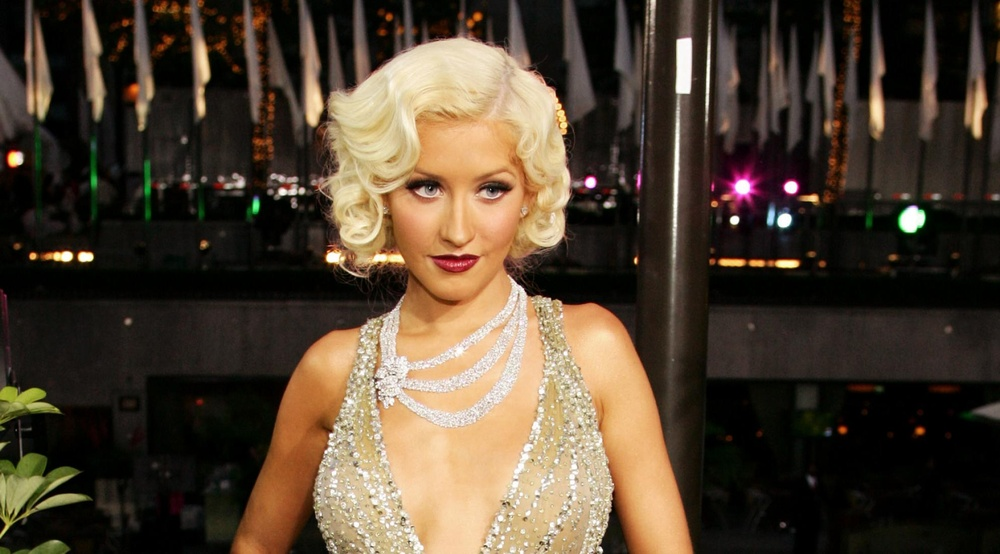
#> input picture christinaaguilera.jpg, 1000 x 554 px, shrunk from 1986 x 1100 before the run
$ python facedetection.py christinaaguilera.jpg
#> lines starting #> are read from the running program, lines starting #| are printed output that depends on the picture
### filters.py
import cv2 as cv
import numpy as np
import copy

def applyFilters(image, filterList):
	grayImage = cv.cvtColor(image, cv.COLOR_BGR2GRAY)

	while len(filterList) > 0:
		newFilter = filterList.pop(0)

		if newFilter == 'edgepreserve':
			image = cv.edgePreservingFilter(image, flags=1, sigma_s=60, sigma_r=0.4)

		if newFilter == 'pencilsketch':
			dst_gray, image = cv.pencilSketch(image, sigma_s=60, sigma_r=0.07, shade_factor=0.05)

		if newFilter == 'water':
			image = cv.stylization(image, sigma_s=60, sigma_r=0.07)

		if newFilter == 'grayscale':
			image = cv.cvtColor(image, cv.COLOR_BGR2GRAY)

		if newFilter == 'blackwhite':
			(thresh, image) = cv.threshold(grayImage, 127, 255, cv.THRESH_BINARY)

		if newFilter == 'jet':
			image = cv.applyColorMap(grayImage, cv.COLORMAP_JET)

		if newFilter == 'hot':
			image = cv.applyColorMap(grayImage, cv.COLORMAP_HOT)

		if newFilter == 'sepia':
			i, j, k = image.shape
			originalImage = copy.deepcopy(image)

			for x in range(i):
				for y in range(j):
					R = originalImage[x,y,2] * 0.393 + originalImage[x,y,1] * 0.769 + originalImage[x,y,0] * 0.189
					G = originalImage[x,y,2] * 0.349 + originalImage[x,y,1] * 0.686 + originalImage[x,y,0] * 0.168
					B = originalImage[x,y,2] * 0.272 + originalImage[x,y,1] * 0.534 + originalImage[x,y,0] * 0.131

					if R > 255:
						image[x,y,2] = 255
					else:
						image[x,y,2] = R

					if G > 255:
						image[x,y,1] = 255
					else:
						image[x,y,1] = G

					if B > 255:
						image[x,y,0] = 255
					else:
						image[x,y,0] = B

		if newFilter == 'enhance':
			image = cv.detailEnhance(image)

		if newFilter == 'blur':
			image = cv.blur(image, (10, 10))

		if newFilter == 'blue':
			blueImage = np.full(image.shape, (255,0,0), np.uint8)
			image = cv.addWeighted(image, 0.75, blueImage, 0.25, 0)

		if newFilter == 'green':
			greenImage = np.full(image.shape, (0,255,0), np.uint8)
			image = cv.addWeighted(image, 0.75, greenImage, 0.25, 0)

		if newFilter == 'red':
			redImage = np.full(image.shape, (0,0,255), np.uint8)
			image = cv.addWeighted(image, 0.75, redImage, 0.25, 0)

	return image

#image = cv.imread('christinaaguilera.jpg') # Importing Sample Test Image

#image = applyFilters(image, ['red', 'blur'])

#cv.imwrite('./final.jpg', image)

### facedetection.py
import cv2
import os
import filters as filterUtils
import sys
import numpy as np
from matplotlib import pyplot as plt

if len(sys.argv) < 2:
	print('Usage: facedetection.py <image> -detect -f <filter1> <filter2> ...')
	exit(1)

faceDetection = False
if '-detect' in sys.argv:
	faceDetection = True

filters = []

if '-f' in sys.argv:
	for filter in sys.argv[sys.argv.index('-f') + 1 :]:
		filters.append(filter)

b=os.path.dirname(os.path.abspath(__file__))
os.chdir(b)

face_cascade = cv2.CascadeClassifier('haarcascade_frontalface_default.xml')
eye_cascade = cv2.CascadeClassifier('haarcascade_eye.xml')
smile_cascade = cv2.CascadeClassifier('haarcascade_smile.xml')

img = cv2.imread(sys.argv[1])
#> img is the input picture: shape (554, 1000, 3); mean B, G, R 50.3, 66.4, 80.9
imgNew = cv2.imread(sys.argv[1])

# Transforma img in alb-negru
gray = cv2.cvtColor(img, cv2.COLOR_BGR2GRAY)
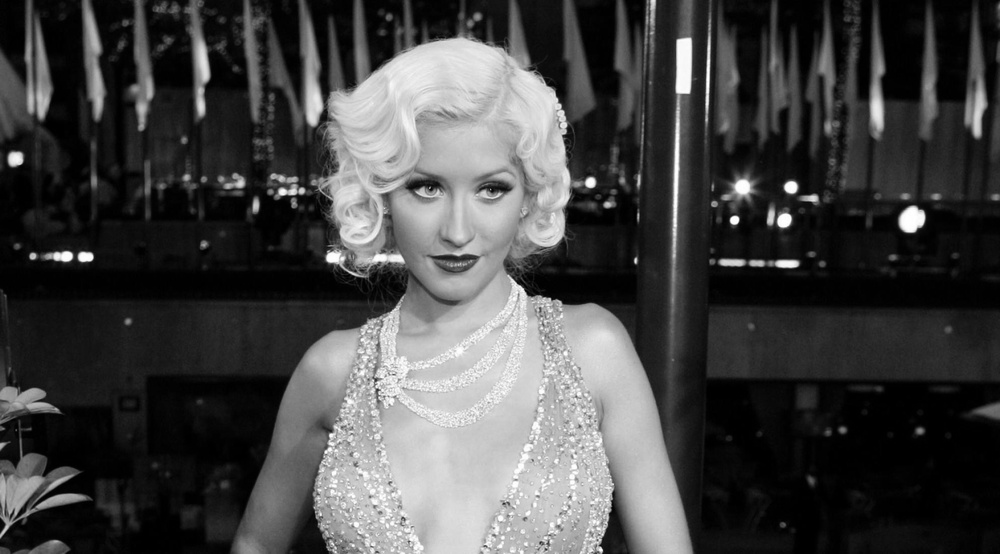
#> gray: shape (554, 1000); min 0, max 255, mean 68.9

faces = face_cascade.detectMultiScale(gray, 1.3, 5)
#> faces = ()

imgNew = filterUtils.applyFilters(imgNew, filters)

if faceDetection == True:
	for (x,y,w,h) in faces:
		cv2.rectangle(imgNew,(x,y),(x+w,y+h),(255,0,0),2)
		roi_gray = gray[y:y+h, x:x+w]
		roi_color = imgNew[y:y+h, x:x+w]
		eyes = eye_cascade.detectMultiScale(roi_gray)
		smile = smile_cascade.detectMultiScale(roi_gray)
		for (ex,ey,ew,eh) in eyes:
			# Detecta mai multi "ochi"
			# M-am gandit ca ochii pot fi doar de la jumatatea fetei in sus
			if(ey < h/2):
				cv2.rectangle(roi_color,(ex,ey),(ex+ew,ey+eh),(0,255,0),2)
		for (ex,ey,ew,eh) in smile:
			# Same, gura de la juamtatea fetei in jos
			if(ey > 2 * h/3):
				cv2.rectangle(roi_color,(ex,ey),(ex+ew,ey+eh),(0,255,255),2)

cv2.imshow('img',imgNew)
cv2.imwrite('test1.jpg', imgNew)
cv2.waitKey(0)
cv2.destroyAllWindows()
